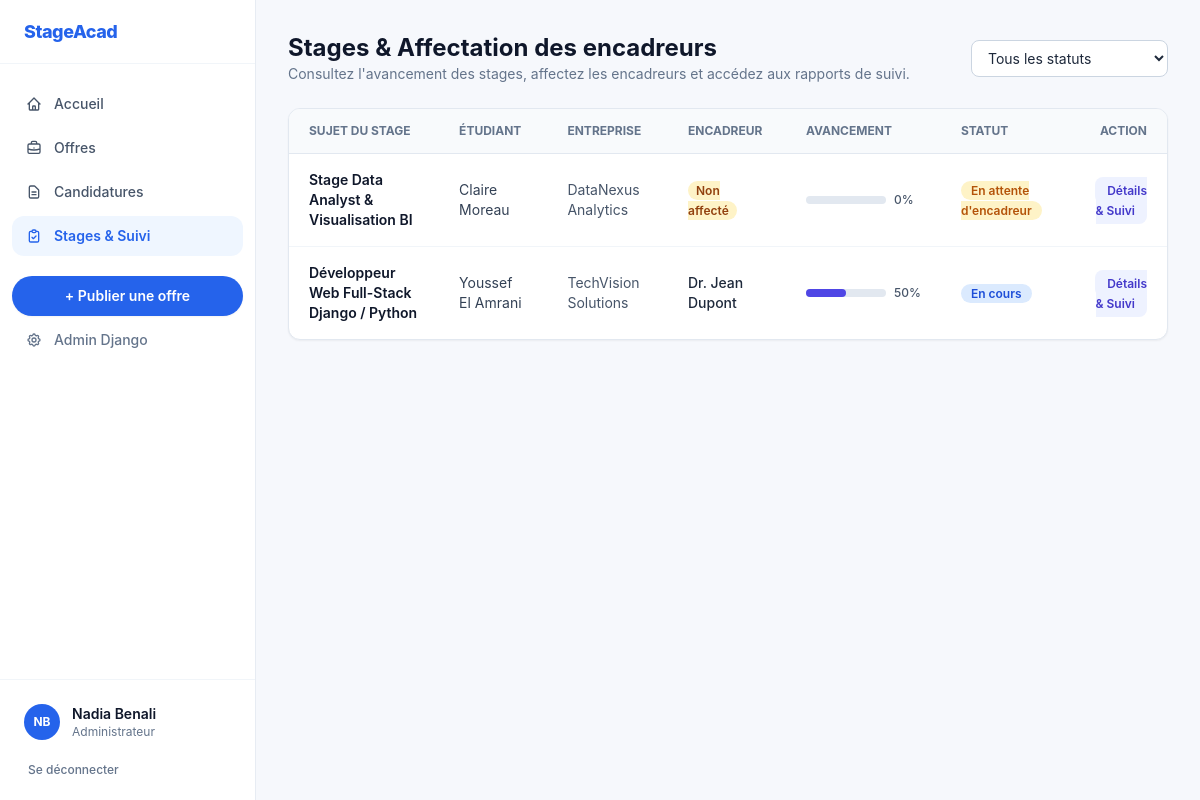
The page /stages/ (signed in) on the database its author committed.
### accounts/models.py (models this page shows, shortened)
class User(AbstractUser):
    class Role(models.TextChoices):
        ETUDIANT = "ETUDIANT", "Étudiant"
        ENTREPRISE = "ENTREPRISE", "Entreprise"
        ENCADREUR = "ENCADREUR", "Encadreur académique"
        ADMIN = "ADMIN", "Administrateur"
    role = models.CharField(
        max_length=20,
        choices=Role.choices,
        default=Role.ETUDIANT,
        verbose_name="Rôle",
    )
    telephone = models.CharField(max_length=30, blank=True, verbose_name="Téléphone")
    organisation = models.CharField(
        max_length=150,
        blank=True,
        verbose_name="Entreprise / Établissement",
    )
    filiere = models.CharField(max_length=120, blank=True, verbose_name="Filière / Département")
    niveau = models.CharField(max_length=60, blank=True, verbose_name="Niveau d'études")
    specialite = models.CharField(max_length=120, blank=True, verbose_name="Spécialité")
    class Meta:
        verbose_name = "Utilisateur"
        verbose_name_plural = "Utilisateurs"
    @property
    def is_etudiant(self) -> bool:
        return self.role == self.Role.ETUDIANT
    @property
    def is_entreprise(self) -> bool:
        return self.role == self.Role.ENTREPRISE
    @property
    def is_encadreur(self) -> bool:
        return self.role == self.Role.ENCADREUR
    @property
    def is_admin_role(self) -> bool:
        return self.role == self.Role.ADMIN or self.is_superuser
    def display_name(self) -> str:
        if self.is_entreprise and self.organisation:
            return self.organisation
        full = self.get_full_name().strip()
        return full if full else self.username
    @property
    def initials(self) -> str:
        name = self.display_name().strip()
        parts = [p for p in name.replace(".", " ").split() if p]
        if len(parts) >= 2:
            return (parts[0][0] + parts[-1][0]).upper()
        return name[:2].upper() if name else "US"

### stages/models.py (models this page shows, shortened)
class Stage(models.Model):
    class Statut(models.TextChoices):
        EN_ATTENTE_ENCADREUR = "EN_ATTENTE_ENCADREUR", "En attente d'encadreur"
        EN_COURS = "EN_COURS", "En cours"
        TERMINE = "TERMINE", "Terminé"
        ANNULE = "ANNULE", "Annulé"
    candidature = models.OneToOneField(
        Candidature,
        on_delete=models.SET_NULL,
        null=True,
        blank=True,
        related_name="stage",
        verbose_name="Candidature d'origine",
    )
    etudiant = models.ForeignKey(
        settings.AUTH_USER_MODEL,
        on_delete=models.CASCADE,
        related_name="stages_etudiant",
        verbose_name="Étudiant stagiaire",
    )
    entreprise = models.ForeignKey(
        settings.AUTH_USER_MODEL,
        on_delete=models.CASCADE,
        related_name="stages_entreprise",
        verbose_name="Entreprise d'accueil",
    )
    encadreur = models.ForeignKey(
        settings.AUTH_USER_MODEL,
        on_delete=models.SET_NULL,
        null=True,
        blank=True,
        related_name="stages_encadres",
        verbose_name="Encadreur académique",
    )
    titre = models.CharField(max_length=200, verbose_name="Sujet du stage")
    description = models.TextField(blank=True, verbose_name="Description")
    date_debut = models.DateField(verbose_name="Date de début")
    date_fin = models.DateField(verbose_name="Date de fin")
    statut = models.CharField(
        max_length=25,
        choices=Statut.choices,
        default=Statut.EN_ATTENTE_ENCADREUR,
        verbose_name="Statut",
    )
    note_finale = models.DecimalField(
        max_digits=4,
        decimal_places=2,
        null=True,
        blank=True,
        validators=[MinValueValidator(0), MaxValueValidator(20)],
        verbose_name="Note finale (/20)",
    )
    appreciation_finale = models.TextField(blank=True, verbose_name="Appréciation finale")
    date_creation = models.DateTimeField(auto_now_add=True, verbose_name="Créé le")
    class Meta:
        ordering = ["-date_creation"]
        verbose_name = "Stage"
        verbose_name_plural = "Stages"
    @property
    def dernier_avancement(self) -> int:
        dernier = self.rapports.order_by("-date_soumission").first()
        return dernier.avancement_pourcent if dernier else 0

class RapportSuivi(models.Model):
    class Statut(models.TextChoices):
        SOUMIS = "SOUMIS", "Soumis"
        VALIDE = "VALIDE", "Validé"
        A_CORRIGER = "A_CORRIGER", "À corriger"
    stage = models.ForeignKey(
        Stage,
        on_delete=models.CASCADE,
        related_name="rapports",
        verbose_name="Stage",
    )
    auteur = models.ForeignKey(
        settings.AUTH_USER_MODEL,
        on_delete=models.CASCADE,
        related_name="rapports_soumis",
        verbose_name="Auteur",
    )
    titre = models.CharField(max_length=200, verbose_name="Titre du point de suivi / rapport")
    contenu = models.TextField(verbose_name="Compte-rendu des activités")
    document = models.FileField(
        upload_to="rapports/%Y/%m/",
        blank=True,
        null=True,
        verbose_name="Document joint (PDF, DOCX)",
    )
    avancement_pourcent = models.PositiveIntegerField(
        default=0,
        validators=[MinValueValidator(0), MaxValueValidator(100)],
        verbose_name="Avancement (%)",
    )
    statut = models.CharField(
        max_length=20,
        choices=Statut.choices,
        default=Statut.SOUMIS,
        verbose_name="Statut de validation",
    )
    commentaire_encadreur = models.TextField(blank=True, verbose_name="Commentaire de l'encadreur")
    date_soumission = models.DateTimeField(auto_now_add=True, verbose_name="Soumis le")
    date_revision = models.DateTimeField(blank=True, null=True, verbose_name="Révisé le")
    class Meta:
        ordering = ["-date_soumission"]
        verbose_name = "Rapport de suivi"
        verbose_name_plural = "Rapports de suivi"

### stages/views.py (the view)
# urls.py: path("stages/", views.stage_list, name="stage_list"),
@login_required
def stage_list(request):
    user = request.user
    if user.is_admin_role:
        stages = Stage.objects.select_related("etudiant", "entreprise", "encadreur")
    elif user.is_encadreur:
        stages = Stage.objects.filter(encadreur=user).select_related("etudiant", "entreprise", "encadreur")
    elif user.is_entreprise:
        stages = Stage.objects.filter(entreprise=user).select_related("etudiant", "entreprise", "encadreur")
    else:
        stages = Stage.objects.filter(etudiant=user).select_related("etudiant", "entreprise", "encadreur")
    statut = request.GET.get("statut", "").strip()
    if statut:
        stages = stages.filter(statut=statut)
    encadreurs = User.objects.filter(role=User.Role.ENCADREUR, is_active=True).order_by("last_name", "first_name")
    return render(
        request,
        "stages/stage_list.html",
        {
            "stages": stages,
            "statut_filtre": statut,
            "statuts": Stage.Statut.choices,
            "encadreurs": encadreurs,
        },
    )

### templates/stages/stage_list.html (shortened to what this page needs)
{% extends "base.html" %}
{% block content %}
  <div class="flex flex-col sm:flex-row sm:items-center justify-between gap-4 mb-6">
    <div>
      <h1 class="text-2xl font-bold text-slate-900">Stages &amp; Affectation des encadreurs</h1>
      <p class="text-sm text-slate-500">Consultez l'avancement des stages, affectez les encadreurs et accédez aux rapports de suivi.</p>
    </div>
    <form method="get">
      <select name="statut" onchange="this.form.submit()" class="rounded-lg border border-slate-300 bg-white px-3 py-2 text-sm">
        <option value="">Tous les statuts</option>
      </select>
    </form>
  </div>
  {% if stages %}
    <div class="bg-white rounded-xl border border-slate-200 shadow-sm overflow-x-auto">
      <table class="min-w-full divide-y divide-slate-200 text-sm">
        <thead class="bg-slate-50 text-left text-xs font-semibold text-slate-500 uppercase">
          <tr>
            <th class="px-5 py-3.5">Sujet du stage</th>
            <th class="px-5 py-3.5">Étudiant</th>
            <th class="px-5 py-3.5">Entreprise</th>
            <th class="px-5 py-3.5">Encadreur</th>
            <th class="px-5 py-3.5">Avancement</th>
            <th class="px-5 py-3.5">Statut</th>
            <th class="px-5 py-3.5 text-right">Action</th>
          </tr>
        </thead>
        <tbody class="divide-y divide-slate-100">
          {% for stage in stages %}
            <tr class="hover:bg-slate-50/70">
              <td class="px-5 py-4 font-semibold text-slate-900">{{ stage.titre }}</td>
              <td class="px-5 py-4 text-slate-700">{{ stage.etudiant.display_name }}</td>
              <td class="px-5 py-4 text-slate-600">{{ stage.entreprise.display_name }}</td>
              <td class="px-5 py-4">
                {% if stage.encadreur %}
                  <span class="text-slate-800 font-medium">{{ stage.encadreur.display_name }}</span>
                {% else %}
                  <span class="px-2 py-0.5 rounded-full bg-amber-100 text-amber-800 text-xs font-semibold">Non affecté</span>
                {% endif %}
              </td>
              <td class="px-5 py-4">
                <div class="flex items-center gap-2">
                  <div class="w-20 bg-slate-200 rounded-full h-2">
                    <div class="bg-indigo-600 h-2 rounded-full" style="width: {{ stage.dernier_avancement }}%"></div>
                  </div>
                  <span class="text-xs font-medium text-slate-600">{{ stage.dernier_avancement }}%</span>
                </div>
              </td>
              <td class="px-5 py-4">
                <span class="px-2.5 py-0.5 rounded-full text-xs font-semibold
                  {% if stage.statut == 'EN_COURS' %}bg-blue-100 text-blue-700
                  {% elif stage.statut == 'TERMINE' %}bg-emerald-100 text-emerald-700
                  {% elif stage.statut == 'ANNULE' %}bg-red-100 text-red-700
                  {% else %}bg-amber-100 text-amber-700{% endif %}">
                  {{ stage.get_statut_display }}
                </span>
              </td>
              <td class="px-5 py-4 text-right">
                <a href="{% url 'stages:stage_detail' stage.pk %}" class="px-3 py-1.5 rounded-lg bg-indigo-50 text-indigo-700 text-xs font-semibold hover:bg-indigo-100">
                  Détails &amp; Suivi
                </a>
              </td>
            </tr>
          {% endfor %}
        </tbody>
      </table>
    </div>
  {% else %}
    <div class="bg-white rounded-xl border border-slate-200 p-10 text-center text-slate-500">
      Aucun stage enregistré pour le moment.
    </div>
  {% endif %}
{% endblock %}

### templates/base.html (shortened to what this page needs)
{% load static %}
<!DOCTYPE html>
<html lang="fr" class="h-full bg-[#F6F8FC]">
<head>
  <script src="https://cdn.tailwindcss.com"></script>
  <link rel="stylesheet" href="{% static 'css/custom.css' %}">
</head>
<body class="min-h-full text-slate-800 antialiased">
  <div class="min-h-screen flex flex-col {% if user.is_authenticated %}lg:flex-row{% endif %}">
    {% if user.is_authenticated %}
      <aside class="hidden lg:flex lg:w-64 lg:flex-col bg-white border-r border-slate-200/80 sticky top-0 h-screen">
        <div class="h-16 px-6 flex items-center border-b border-slate-100">
          <a href="{% url 'stages:dashboard' %}" class="flex items-center gap-2.5">
            <span class="text-lg font-extrabold tracking-tight text-blue-600">StageAcad</span>
          </a>
        </div>
        <nav class="flex-1 px-3 py-5 space-y-1 text-sm font-medium">
          <a href="{% url 'stages:dashboard' %}"
            class="flex items-center gap-3 px-3.5 py-2.5 rounded-xl transition
            {% if request.resolver_match.url_name == 'dashboard' %}bg-blue-50 text-blue-600 font-semibold{% else %}text-slate-600 hover:bg-slate-50 hover:text-slate-900{% endif %}">
            <svg class="w-4 h-4 shrink-0" fill="none" stroke="currentColor" stroke-width="2" viewBox="0 0 24 24"><path stroke-linecap="round" stroke-linejoin="round" d="M3 12l2-2m0 0l7-7 7 7M5 10v10a1 1 0 001 1h3m10-11l2 2m-2-2v10a1 1 0 01-1 1h-3m-6 0a1 1 0 001-1v-4a1 1 0 011-1h2a1 1 0 011 1v4a1 1 0 001 1m-6 0h6"/></svg>
            <span>Accueil</span>
          </a>
          <a href="{% url 'stages:offre_list' %}"
            class="flex items-center gap-3 px-3.5 py-2.5 rounded-xl transition
            {% if 'offre' in request.resolver_match.url_name %}bg-blue-50 text-blue-600 font-semibold{% else %}text-slate-600 hover:bg-slate-50 hover:text-slate-900{% endif %}">
            <span>Offres</span>
          </a>
          {% if not user.is_encadreur %}
            <a href="{% url 'stages:candidature_list' %}"
              class="flex items-center gap-3 px-3.5 py-2.5 rounded-xl transition
              {% if 'candidature' in request.resolver_match.url_name %}bg-blue-50 text-blue-600 font-semibold{% else %}text-slate-600 hover:bg-slate-50 hover:text-slate-900{% endif %}">
              <svg class="w-4 h-4 shrink-0" fill="none" stroke="currentColor" stroke-width="2" viewBox="0 0 24 24"><path stroke-linecap="round" stroke-linejoin="round" d="M9 12h6m-6 4h6m2 5H7a2 2 0 01-2-2V5a2 2 0 012-2h5.586a1 1 0 01.707.293l5.414 5.414a1 1 0 01.293.707V19a2 2 0 01-2 2z"/></svg>
              <span>{% if user.is_etudiant %}Mes candidatures{% else %}Candidatures{% endif %}</span>
            </a>
          {% endif %}
          <a href="{% url 'stages:stage_list' %}"
            class="flex items-center gap-3 px-3.5 py-2.5 rounded-xl transition
            {% if 'stage' in request.resolver_match.url_name %}bg-blue-50 text-blue-600 font-semibold{% else %}text-slate-600 hover:bg-slate-50 hover:text-slate-900{% endif %}">
            <svg class="w-4 h-4 shrink-0" fill="none" stroke="currentColor" stroke-width="2" viewBox="0 0 24 24"><path stroke-linecap="round" stroke-linejoin="round" d="M9 5H7a2 2 0 00-2 2v12a2 2 0 002 2h10a2 2 0 002-2V7a2 2 0 00-2-2h-2M9 5a2 2 0 002 2h2a2 2 0 002-2M9 5a2 2 0 012-2h2a2 2 0 012 2m-6 9l2 2 4-4"/></svg>
            <span>{% if user.is_etudiant %}Mon stage{% else %}Stages &amp; Suivi{% endif %}</span>
          </a>
          {% if user.is_entreprise or user.is_admin_role %}
            <div class="pt-4">
              <a href="{% url 'stages:offre_create' %}" class="flex items-center justify-center gap-2 w-full px-4 py-2.5 rounded-full bg-blue-600 text-white text-sm font-semibold hover:bg-blue-700 shadow-sm transition">
                <span>+ Publier une offre</span>
              </a>
            </div>
          {% endif %}
          {% if user.is_staff %}
            <a href="/admin/" class="flex items-center gap-3 px-3.5 py-2.5 rounded-xl text-slate-500 hover:bg-slate-50 hover:text-slate-900 transition">
              <span>Admin Django</span>
            </a>
          {% endif %}
        </nav>
        <div class="p-4 border-t border-slate-100">
          <a href="{% url 'accounts:profile' %}" class="flex items-center gap-3 p-2 rounded-xl hover:bg-slate-50 transition">
            <span class="h-9 w-9 rounded-full bg-blue-600 text-white text-xs font-bold flex items-center justify-center shrink-0">
              {{ user.initials }}
            </span>
            <div class="min-w-0 flex-1">
              <p class="text-sm font-semibold text-slate-900 truncate">{{ user.display_name }}</p>
              <p class="text-xs text-slate-500 truncate">{{ user.get_role_display }}</p>
            </div>
          </a>
          <form method="post" action="{% url 'accounts:logout' %}" class="mt-2">
            <button type="submit" class="w-full text-left px-3 py-1.5 rounded-lg text-xs font-medium text-slate-500 hover:text-red-600 hover:bg-red-50 transition">
              Se déconnecter
            </button>
          </form>
        </div>
      </aside>
    {% endif %}
    <div class="flex-1 flex flex-col min-w-0">
      <main class="flex-1 {% if user.is_authenticated %}max-w-5xl{% else %}max-w-6xl{% endif %} w-full mx-auto px-4 sm:px-8 py-8">
        {% block content %}{% endblock %}
      </main>
    </div>
  </div>
</body>
</html>

### static/css/custom.css (style rules this page uses)
body { font-family: Inter, ui-sans-serif, system-ui, -apple-system, BlinkMacSystemFont, "Segoe UI", Roboto, sans-serif; }

### rows shown on the page
User: initials "NB", display_name "Nadia Benali", role "Administrateur"
Stage: titre "Stage Data Analyst & Visualisation BI", etudiant.display_name "Claire Moreau", entreprise.display_name "DataNexus Analytics", shows "Non affecté", dernier_avancement "0", statut "En attente d'encadreur"
Stage: titre "Développeur Web Full-Stack Django / Python", etudiant.display_name "Youssef El Amrani", entreprise.display_name "TechVision Solutions", encadreur.display_name "Dr. Jean Dupont", dernier_avancement "50", statut "En cours"
